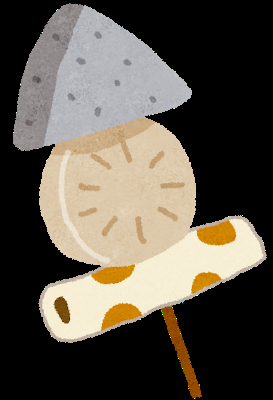
#> input picture 04_py_imgproc/data/oden.png, 273 x 400 px
$ python py_filtering.py
#> lines starting #> are read from the running program, lines starting #| are printed output that depends on the picture
# -*- coding: utf-8 -*-
import cv2 as cv
import matplotlib.pyplot as plt
import numpy as np

# 平滑化

# 2D Convolution
# カーネルの要素は一様なので、この場合画像をぼやかすフィルタとなる。
import cv2 as cv
import numpy as np
from matplotlib import pyplot as plt
img = cv.imread('data/oden.png')
#> img is the input picture: shape (400, 273, 3); mean B, G, R 73.9, 84.4, 91.2
img = img[:,:,::-1]
kernel = np.ones((5,5),np.float32)/25
dst = cv.filter2D(img,-1,kernel)
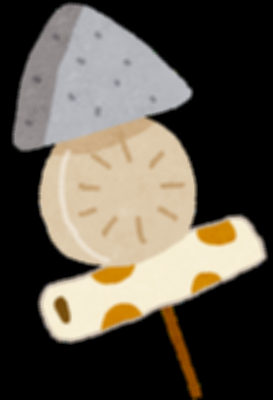
#> dst: shape (400, 273, 3); mean R, G, B 91.2, 84.4, 73.9
plt.subplot(121),plt.imshow(img),plt.title('Original')
plt.xticks([]), plt.yticks([])
plt.subplot(122),plt.imshow(dst),plt.title('Averaging')
plt.xticks([]), plt.yticks([])
plt.show()
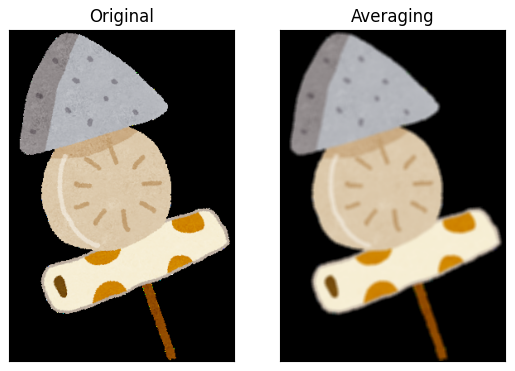
#> figure drawn by matplotlib, 2 panels

# 平均による平滑化
import cv2 as cv
import numpy as np
from matplotlib import pyplot as plt
img = cv.imread('data/oden.png')
img = img[:,:,::-1]
blur = cv.blur(img,(5,5))
plt.subplot(121),plt.imshow(img),plt.title('Original')
plt.xticks([]), plt.yticks([])
plt.subplot(122),plt.imshow(blur),plt.title('Blurred')
plt.xticks([]), plt.yticks([])
plt.show()

# ガウシアンによる平滑化
import cv2 as cv
import numpy as np
from matplotlib import pyplot as plt
img = cv.imread('data/oden.png')
img = img[:,:,::-1]
blur = cv.GaussianBlur(img, (5, 5), 0)
plt.subplot(121),plt.imshow(img),plt.title('Original')
plt.xticks([]), plt.yticks([])
plt.subplot(122),plt.imshow(blur),plt.title('Gaussian')
plt.xticks([]), plt.yticks([])
plt.show()

# 中央値フィルタによる平滑化
import cv2 as cv
import numpy as np
from matplotlib import pyplot as plt
img = cv.imread('data/oden.png')
img = img[:,:,::-1]
median = cv.medianBlur(img, 5)
plt.subplot(121),plt.imshow(img),plt.title('Original')
plt.xticks([]), plt.yticks([])
plt.subplot(122),plt.imshow(median),plt.title('Median')
plt.xticks([]), plt.yticks([])
plt.show()


# バイラテラルフィルタ
# ガウシアンフィルタだが、周辺領域から似た画素値を持つものだけでフィルタリングを行う
# 結果としてエッジを保存することができる
import cv2 as cv
import numpy as np
from matplotlib import pyplot as plt
img = cv.imread('data/oden.png')
img = img[:,:,::-1]
blur = cv.bilateralFilter(img, 9, 75, 75)
plt.subplot(121),plt.imshow(img),plt.title('Original')
plt.xticks([]), plt.yticks([])
plt.subplot(122),plt.imshow(blur),plt.title('Bilateral')
plt.xticks([]), plt.yticks([])
plt.show()


# まとめ
img = cv.imread('data/oden.png')
img = img[:, :, ::-1]
blur = cv.blur(img,(5,5))
gaussian = cv.GaussianBlur(img, (5, 5), 0)
median = cv.medianBlur(img, 5)
bilateral = cv.bilateralFilter(img, 9, 75, 75)
plt.subplot(151), plt.imshow(img), plt.title('Original')
plt.xticks([]), plt.yticks([])
plt.subplot(152), plt.imshow(blur), plt.title('Blur')
plt.xticks([]), plt.yticks([])
plt.subplot(153), plt.imshow(gaussian), plt.title('Gaussian')
plt.xticks([]), plt.yticks([])
plt.subplot(154), plt.imshow(median), plt.title('Median')
plt.xticks([]), plt.yticks([])
plt.subplot(155), plt.imshow(bilateral), plt.title('Bilateral')
plt.xticks([]), plt.yticks([])
plt.savefig("data/oden_filtering.png")
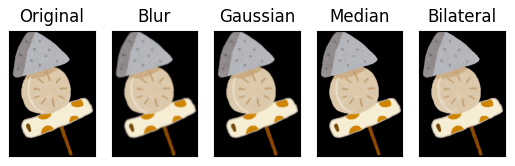
#> figure drawn by matplotlib, 5 panels

$ run again, with 04_py_imgproc/data/music_koto_man.png copied over 04_py_imgproc/data/oden.png
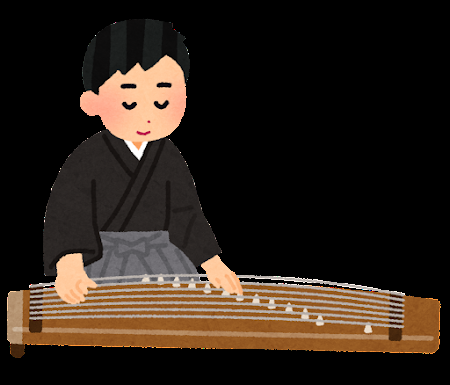
#> input picture 04_py_imgproc/data/music_koto_man.png, 450 x 385 px
#> img is the input picture: shape (385, 450, 3); mean B, G, R 25.7, 34.1, 44.5
#> `plt.show()`:
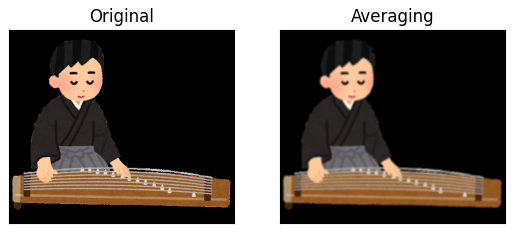
#> figure drawn by matplotlib, 2 panels
#> `median = cv.medianBlur(img, 5)`:
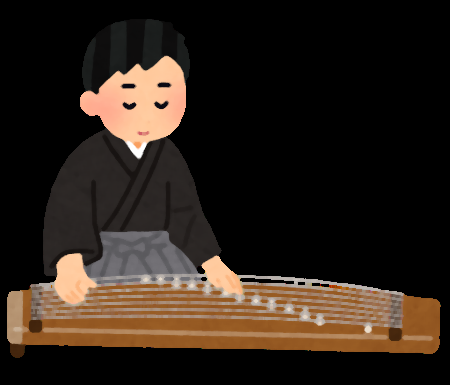
#> median: shape (385, 450, 3); mean R, G, B 44.1, 33.6, 25.2
